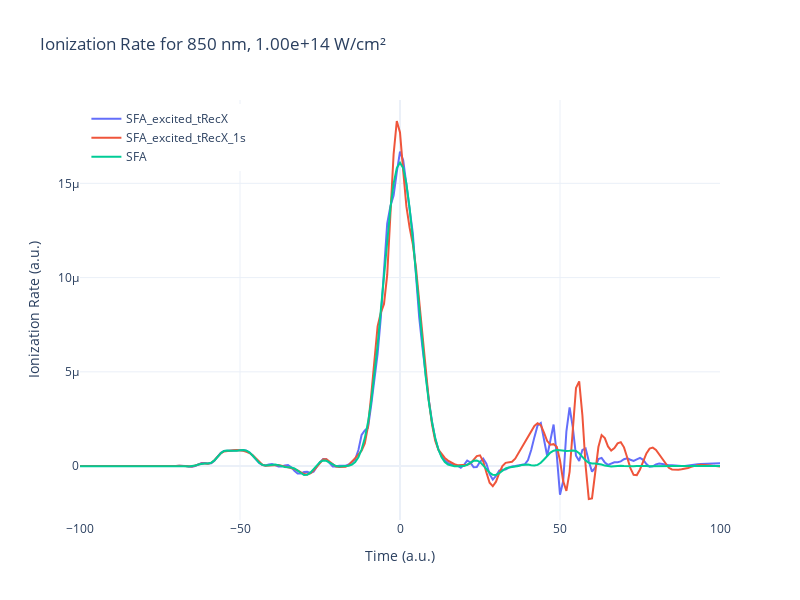

The notebook cell this image was saved under:
### Code cell
fig = go.Figure()
fig.add_trace(go.Scatter(x=time_recon, y=np.real(ion_na_rate_SFA_excited_tRecX), mode='lines', name='SFA_excited_tRecX'))
fig.add_trace(go.Scatter(x=time_recon, y=np.real(ion_na_rate_SFA_excited_numerical), mode='lines', name='SFA_excited_tRecX_1s'))
fig.add_trace(go.Scatter(x=time_recon, y=ion_na_rate_SFA, mode='lines', name='SFA'))

fig.update_layout(
    title=f'Ionization Rate for {lam0} nm, {intensity:.2e} W/cm²',
    xaxis_title='Time (a.u.)',
    yaxis_title='Ionization Rate (a.u.)',
    legend=dict(x=0.01, y=0.99),
    template='plotly_white',
    xaxis_range=[-100, 100],
    width=800,
    height=600
)
# truncate y-axis
fig.show()

filename = f"plots/ionRate_{params['lam0']}_c0-is-1.html"
if not os.path.exists(filename):
    fig.write_html(filename)
    print(f"Plot saved as {filename}")
else:
    print(f"File {filename} already exists - skipping save")

### Figure 1 — Plotly figure (JSON) as saved in the notebook; plotly's stock layout.template omitted (floating-point values rounded to 4 significant figures; data arrays with more than 128 entries replaced by an {"elided": "..."} marker saying what was removed)
{"data": [{"mode": "lines", "name": "SFA_excited_tRecX", "type": "scatter", "x": {"elided": "631 int values"}, "y": {"elided": "631 float values"}}, {"mode": "lines", "name": "SFA_excited_tRecX_1s", "type": "scatter", "x": {"elided": "631 int values"}, "y": {"elided": "631 float values"}}, {"mode": "lines", "name": "SFA", "type": "scatter", "x": {"elided": "631 int values"}, "y": {"elided": "631 float values"}}], "layout": {"height": 600, "legend": {"x": 0.01, "y": 0.99}, "title": {"text": "Ionization Rate for 850 nm, 1.00e+14 W/cm²"}, "width": 800, "xaxis": {"range": [-100, 100], "title": {"text": "Time (a.u.)"}}, "yaxis": {"title": {"text": "Ionization Rate (a.u.)"}}}}
